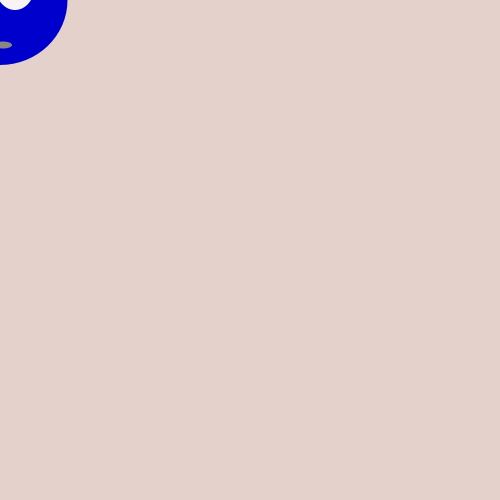
Frame 1 (no input)
Frame 60 (the mouse pressed at the canvas centre just before this capture): identical to frame 1, image omitted
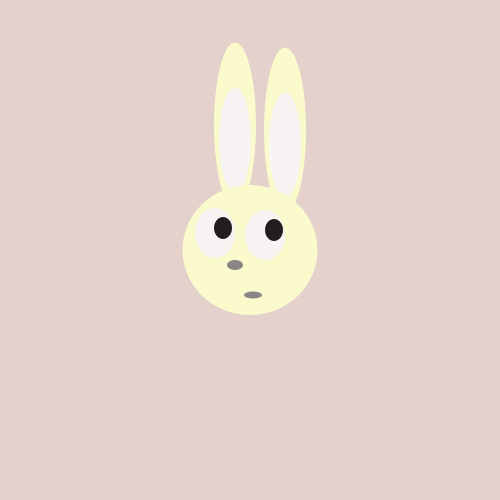
Frame 120 (the mouse held since frame 60 and released just before this capture)

The Processing sketch that drew these frames (run headless with seeded random() and noise(); from frame 60 on, the mouse is pressed at the canvas centre):

// Processing sketch: processing_93357
// ── processing_93357.pde

//SKETCH WITH VARIABLES IN COLOUR & POSITION

//colour
int x = 228;
int y = 209;
int z = 204;

//position
int a = 145;
int b = 215;

void setup() {
  size(500,500);
  smooth();
  background(95,94,95);
  noStroke();
}


void draw() {
  background(228,209,204);
 
 //colour
  x=mouseX;
  y=mouseY;
  
  //position (parented to head)
  a=mouseX;
  b=mouseY;
 


//------------------------------------

//right ear
fill(x,y,z);
ellipse(a-15,b-125,42,165);
fill(248,244,243);
ellipse(a-15,b-110,32,105);

//left ear
fill(x,y,z);
ellipse(a+35,b-120,42,165);
fill(248,244,243);
ellipse(a+35,b-105,32,105);

//head
fill(x,y,z);
ellipse(a,b,135,130);

//right eye
fill(248,244,243);
ellipse(a-35,b-17,40,50);
fill(34,30,31);
ellipse(a-27,b-22,18,22);

//left eye
fill(248,244,243);
ellipse(a+15,b-15,40,50);
fill(34,30,31);
ellipse(a+24,b-20,18,22);

//nose
fill(139,134,134);
ellipse(a-15,b+15,16,10);

//mouth
ellipse(a+3,b+45,18,7);




}
